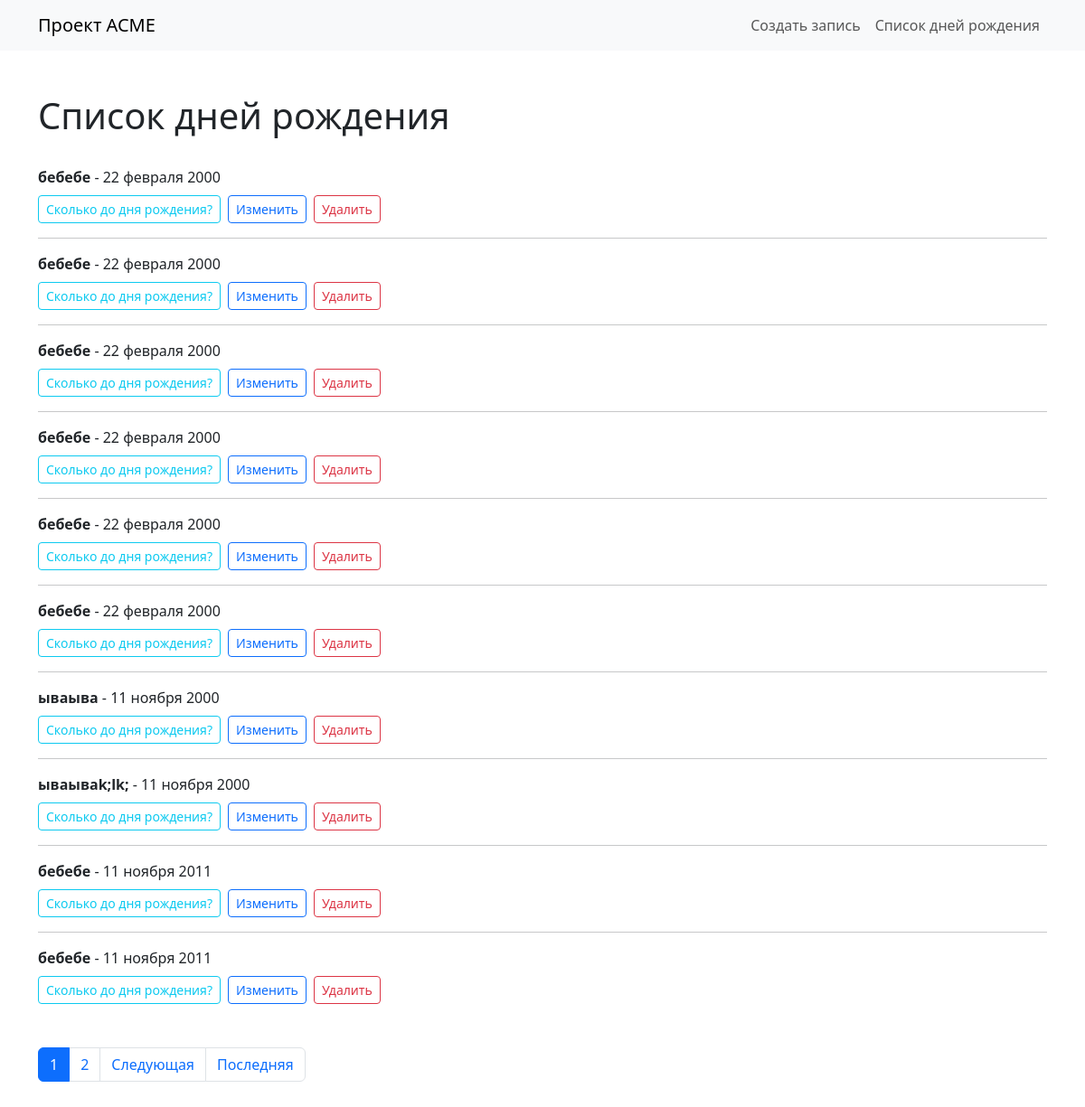
The page /birthday/list/ on the database as committed earlier.
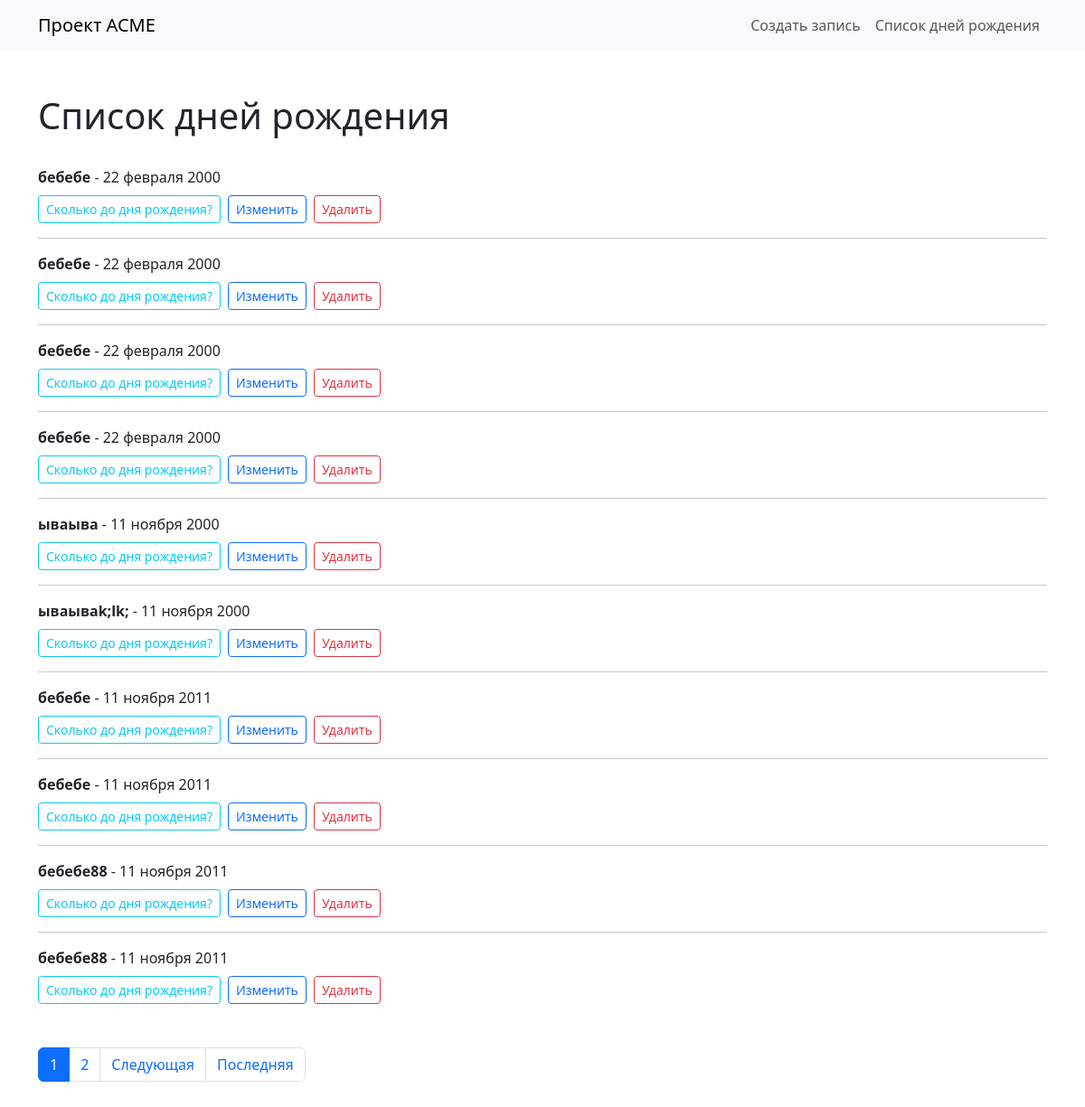
The same page on the database as committed later.
### birthday/models.py (models this page shows, shortened)
class Birthday(models.Model):
    first_name = models.CharField('Имя', max_length=20)
    last_name = models.CharField('Фамилия', max_length=20, help_text='Необязательное поле', blank=True)
    birthday = models.DateField('Дата рождения', validators=(real_age,))

### birthday/views.py (the view)
# urls.py: path('list/', views.BirthdayListView.as_view(), name='list'),
class BirthdayListView(ListView):
    model = Birthday
    ordering = 'id'
    paginate_by = 10

### templates/birthday/birthday_list.html (shortened to what this page needs)
{% extends "base.html" %}
{% block content %}
  <h1 class="pb-2 mb-0">Список дней рождения</h1>
  <div class="mt-4">
    {% for birthday in page_obj %}
      <div>
        <div>
          <strong>{{ birthday.first_name }} {{ birthday.last_name }}</strong> - {{ birthday.birthday|date:"d E Y" }}
        </div>
        <div class="mt-2 d-flex gap-2">
          <a href="{% url 'birthday:detail' birthday.id %}" class="btn btn-sm btn-outline-info">Сколько до дня рождения?</a>
          <a href="{% url 'birthday:edit' birthday.id %}" class="btn btn-sm btn-outline-primary">Изменить</a>
          <a href="{% url 'birthday:delete' birthday.id %}" class="btn btn-sm btn-outline-danger">Удалить</a>
        </div>
        {% if not forloop.last %}
          <hr>
        {% endif %}
      </div>
    {% empty %}
      <div>Пока нет ни одного дня рождения.</div>
    {% endfor %}
  </div>
  {% include "includes/paginator.html" %}
{% endblock %}

Rows that differ between the two databases and show on the page:
removed Birthday: first_name "бебебе", birthday "22 февраля 2000"
removed Birthday: first_name "бебебе", birthday "22 февраля 2000"
now on this page (row unchanged): Birthday: first_name "бебебе88", birthday "11 ноября 2011"
now on this page (row unchanged): Birthday: first_name "бебебе88", birthday "11 ноября 2011"
